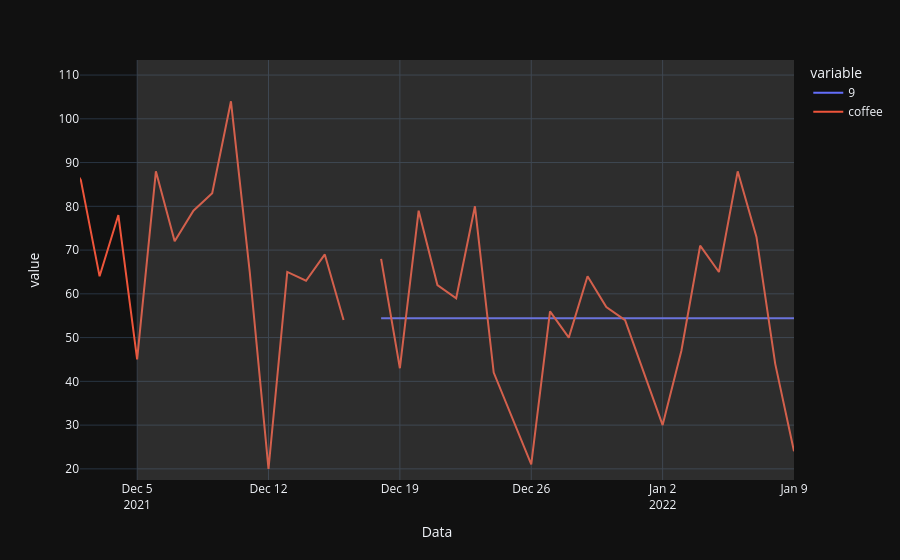

Notebook source saved alongside this figure:
### Code cell
# line plot
fig = px.line(predictions, x = "Data", y = [9, 'coffee'],
             template = "plotly_dark")

# Adicionando um retangulo vertical na parte de teste
fig.add_vrect(x0 = "2021-12-05", x1 = "2022-01-09",
              fillcolor = "grey", opacity = 0.25,
              line_width = 0)
fig.show()

### Figure 1 — Plotly figure (JSON) as saved in the notebook; plotly's stock layout.template omitted (floating-point values rounded to 4 significant figures; data arrays with more than 128 entries replaced by an {"elided": "..."} marker saying what was removed)
{"data": [{"hovertemplate": "variable=9<br>Data=%{x}<br>value=%{y}<extra></extra>", "legendgroup": "9", "line": {"color": "#636efa", "dash": "solid"}, "marker": {"symbol": "circle"}, "mode": "lines", "name": "9", "orientation": "v", "showlegend": true, "type": "scatter", "x": {"elided": "208 str values"}, "xaxis": "x", "y": {"elided": "208 float values"}, "yaxis": "y"}, {"hovertemplate": "variable=coffee<br>Data=%{x}<br>value=%{y}<extra></extra>", "legendgroup": "coffee", "line": {"color": "#EF553B", "dash": "solid"}, "marker": {"symbol": "circle"}, "mode": "lines", "name": "coffee", "orientation": "v", "showlegend": true, "type": "scatter", "x": {"elided": "208 str values"}, "xaxis": "x", "y": {"elided": "208 int values"}, "yaxis": "y"}], "layout": {"autosize": true, "legend": {"title": {"text": "variable"}, "tracegroupgap": 0}, "margin": {"t": 60}, "shapes": [{"fillcolor": "grey", "line": {"width": 0}, "opacity": 0.25, "type": "rect", "x0": "2021-12-05", "x1": "2022-01-09", "xref": "x", "y0": 0, "y1": 1, "yref": "y domain"}], "xaxis": {"anchor": "y", "autorange": false, "domain": [0, 1], "range": ["2021-12-01 22:56:57.5115", "2022-01-09"], "title": {"text": "Data"}, "type": "date"}, "yaxis": {"anchor": "x", "autorange": false, "domain": [0, 1], "range": [17.45, 113.4], "title": {"text": "value"}, "type": "linear"}}}
